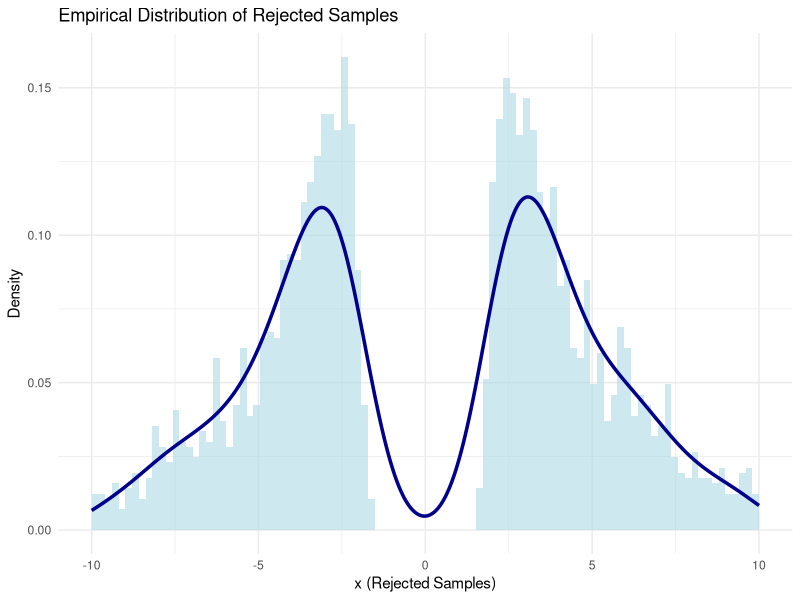
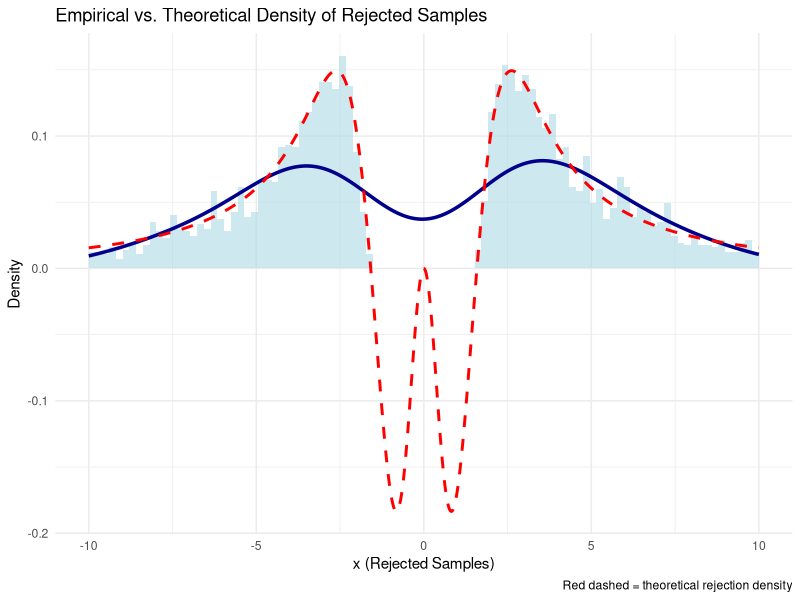

These charts were generated, in order, by the following R code:
## ---- chunk 1
library(knitr)

knitr::opts_chunk$set(echo = TRUE)

# the default output hook
hook_output = knit_hooks$get('output')
knit_hooks$set(output = function(x, options) {
  if (!is.null(n <- options$out.lines)) {
    x = unlist(stringr::str_split(x, '\n'))
    if (length(x) > n) {
      # truncate the output
      x = c(head(x, n), '....\n')
    }
    x = paste(x, collapse = '\n') # paste first n lines together
  }
  hook_output(x, options)
})
## ---- chunk 2

options(width=60)
opts_chunk$set(out.lines = 23, comment = "", warning = FALSE, message = FALSE, echo = TRUE, tidy = TRUE, size="small",tidy.opts=list(width.cutoff=50), fig.align = 'center', fig.width = 5, fig.height = 4)
## ---- chunk 3
set.seed(123)
## ---- chunk 4
P <- matrix(c(
  0,   0.5, 0.5,
  5/8, 1/4, 1/8,
  1/3, 2/3, 0),
  nrow = 3, byrow = TRUE)
rownames(P) <- colnames(P) <- 1:3
P
## ---- chunk 5
sim_chain <- function(n, start, P){
  s <- integer(n); s[1] <- start
  for(t in 2:n){
    s[t] <- sample(1:3, 1, prob = P[s[t-1], ])
  }
  s
}

chain1 <- sim_chain(1000, 1, P)
prop.table(table(chain1))
## ---- chunk 6
set.seed(321)
end_states <- replicate(500, tail(sim_chain(1000, 1, P), 1))
prop_end <- prop.table(table(end_states))
prop_end
## ---- chunk 7
library(expm)  # for eigen‑decomposition if not base
pi_stat <- eigen(t(P))$vectors[,1]
pi_stat <- Re(pi_stat / sum(pi_stat))
pi_stat
## ---- chunk 8
comparison <- rbind(
  "Single‑chain empirical" = prop.table(table(chain1)),
  "500‑chains final state" = prop_end,
  "Stationary π"          = pi_stat
)
round(comparison, 3)
## ---- chunk 9
end_states2 <- replicate(500, tail(sim_chain(1000, 2, P), 1))
prop.table(table(end_states2))
## ---- chunk 10
cat(paste0("Last knit: ", Sys.time()))

## ---- chunk 11
target_over_cauchy <- function(x) {
  (pi / sqrt(2 * pi)) * exp(-0.5 * x^2) / (1 + x^2)
}

# Optimize the function over a symmetric large interval (e.g., -100 to 100)
opt_result <- optimize(function(x) -target_over_cauchy(x), interval = c(-100, 100))

k <- -opt_result$objective
k
## ---- chunk 12
set.seed(123)
n <- 10000  # desired number of accepted samples
samples <- numeric(n)
rejected <- numeric()
i <- 0
trials <- 0

while (i < n) {
  x_candidate <- rcauchy(1)
  u <- runif(1)

  f_x <- dnorm(x_candidate)  # standard normal density
  g_x <- dcauchy(x_candidate)  # standard Cauchy density

  if (u <= f_x / (k * g_x)) {
    i <- i + 1
    samples[i] <- x_candidate
  } else {
    rejected <- c(rejected, x_candidate)
  }
  trials <- trials + 1
}

# Report the acceptance rate
acceptance_rate <- n / trials
acceptance_rate
## ---- chunk 13
cat("Acceptance rate (MC estimate):", acceptance_rate, "\n")
## ---- chunk 14
cat("Acceptance rate (MC estimate):", acceptance_rate, "\n")
## ---- chunk 15
library(ggplot2)

# Create a data frame
rejected_df <- data.frame(x = rejected)

# Plot histogram and density estimation
ggplot(rejected_df, aes(x = x)) +
  geom_histogram(aes(y = ..density..), bins = 100, fill = "lightblue", alpha = 0.6) +
  geom_density(color = "darkblue", size = 1.2) +
  xlim(-10, 10) +
  labs(title = "Empirical Distribution of Rejected Samples",
       x = "x (Rejected Samples)",
       y = "Density") +
  theme_minimal()
## ---- chunk 16
# Create a grid of x values for plotting
x_vals <- seq(-10, 10, length.out = 1000)

# Compute unnormalized theoretical rejection density
f_vals <- dnorm(x_vals)
g_vals <- dcauchy(x_vals)
reject_density <- (1 - f_vals / (k * g_vals)) * g_vals

# Normalize with base R integrate
norm_const <- integrate(
  function(x) (1 - dnorm(x) / (k * dcauchy(x))) * dcauchy(x),
  lower = -Inf, upper = Inf
)$value

reject_density <- reject_density / norm_const

# Plot empirical and theoretical rejection densities
library(ggplot2)
rejected_df <- data.frame(x = rejected)
theoretical_df <- data.frame(x = x_vals, y = reject_density)

ggplot(rejected_df, aes(x = x)) +
  geom_histogram(aes(y = ..density..), bins = 100, fill = "lightblue", alpha = 0.6) +
  geom_density(color = "darkblue", size = 1.2, adjust = 2) +
  geom_line(data = theoretical_df, aes(x = x, y = y), color = "red", size = 1, linetype = "dashed") +
  xlim(-10, 10) +
  labs(title = "Empirical vs. Theoretical Density of Rejected Samples",
       x = "x (Rejected Samples)",
       y = "Density",
       caption = "Red dashed = theoretical rejection density") +
  theme_minimal()
## ---- chunk 17
sim_chain <- function(n, start, P) {
  states <- integer(n)
  states[1] <- start
  for (t in 2:n)
    states[t] <- sample.int(3L, 1L, prob = P[states[t - 1], ])
  states

##2a --One 1000‑step trajectory from state 1 from state 1
chain1 <- sim_chain(1000, 1, P)
(tab1   <- prop.table(table(chain1)))


## trace plot 
tibble(t = 1:1000, state = chain1) %>%
  ggplot(aes(t, state)) +
  geom_step() +
  scale_y_continuous(breaks = 1:3) +
  labs(title = "Trace plot of one trajectory") +
  theme_minimal()
}
## ---- chunk 18

## ---- chunk 19

## ---- chunk 20

## ---- chunk 21

## ---- chunk 22
#
#
#
#
#
#
#
#
#
## ---- chunk 23
cat(paste("Last update by LT:",date()))
